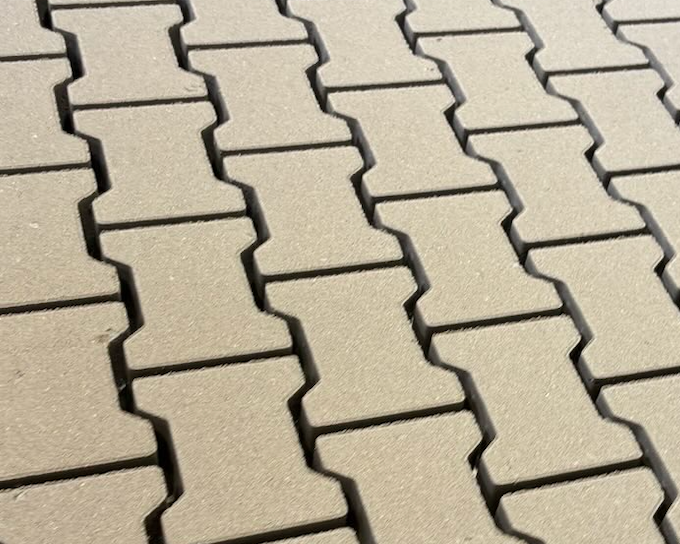
#> input picture kostka.png, 680 x 544 px
$ python task7.py
#> lines starting #> are read from the running program, lines starting #| are printed output that depends on the picture; after the words box and inside, x2 and y2 are one past the last pixel; in counts of white or black regions, pixels touching at a corner belong together
"""
7. Liczenie i raportowanie kostek
a. Na końcu całego procesu wyświetl w terminalu:
i. liczbę wykrytych kostek
ii. ich średnią szerokość i wysokość
iii. minimalny i maksymalny rozmiar
"""

import cv2

print("Loading images...")
image = cv2.imread("kostka.png")
#> image is the input picture: shape (544, 680, 3); mean B, G, R 151.5, 172.6, 182.9

if image is None:
    print("Error: Image not found.")
    exit(0)

gray_image = cv2.cvtColor(image, cv2.COLOR_BGR2GRAY)
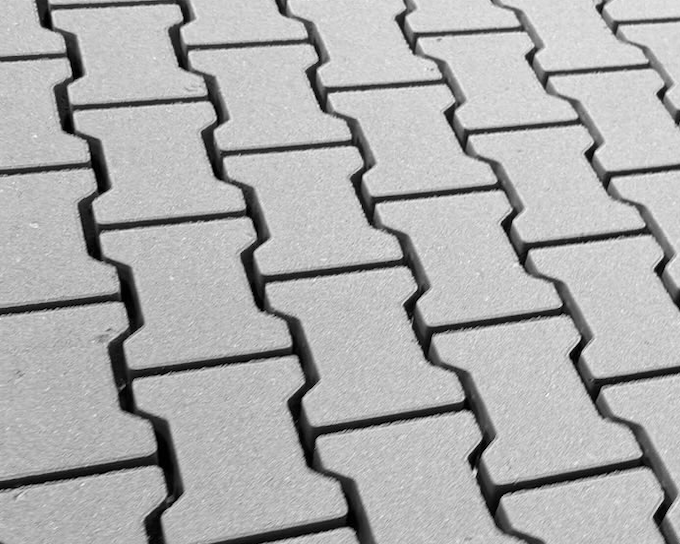
#> gray_image: shape (544, 680); min 0, max 250, mean 173.3
_, binary_image = cv2.threshold(gray_image, 140, 255, cv2.THRESH_BINARY)
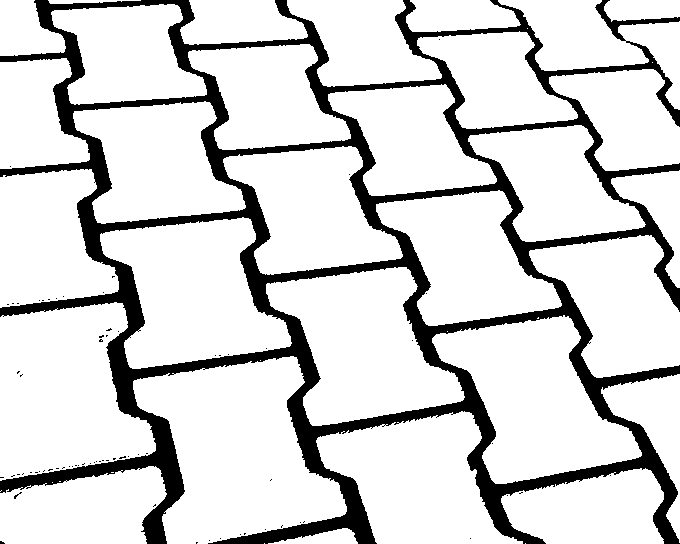
#> binary_image: shape (544, 680); 84% white; 72 black regions (71 under 20 px)

contours, _ = cv2.findContours(binary_image, cv2.RETR_EXTERNAL, cv2.CHAIN_APPROX_SIMPLE)
#> contours = 41 contours, 11 with area under 20; largest, box (x1, y1, x2, y2) and area: (133, 356, 347, 544) 24514, (0, 302, 156, 481) 19976, (432, 315, 642, 484) 18850, (266, 267, 465, 426) 18186, (100, 217, 292, 369) 17967

min_area = 500
max_area = 50000
filtered_contours = [
    contour for contour in contours if min_area < cv2.contourArea(contour) < max_area
]
#> filtered_contours = 29 contours; largest, box (x1, y1, x2, y2) and area: (133, 356, 347, 544) 24514, (0, 302, 156, 481) 19976, (432, 315, 642, 484) 18850, (266, 267, 465, 426) 18186, (100, 217, 292, 369) 17967

widths = []
heights = []
size = []

for contour in filtered_contours:
    x, y, w, h = cv2.boundingRect(contour)
    widths.append(w)
    heights.append(h)
    size.append(cv2.contourArea(contour))
#> this loop made 29 passes
#> (x, y, w, h) on passes 1 to 12: (268, 528, 90, 16), (501, 468, 163, 76), (0, 466, 167, 78), (316, 411, 207, 133), (601, 374, 79, 169), (133, 356, 214, 188), (432, 315, 210, 169), (0, 302, 156, 179), (266, 267, 199, 159), (529, 235, 151, 143), (100, 217, 192, 152), (376, 190, 186, 136)
#> after the loop, heights = 29 values, max 188 at index 5, min 16 at index 0, mean 110.6; size = 29 values, max 24514.5 at index 5, min 678.5 at index 0, mean 10483; widths = 29 values, max 214 at index 5, min 66 at index 28, mean 149.1

if widths and heights:
    avg_width = sum(widths) / len(widths)
#> avg_width = 149.1
    avg_height = sum(heights) / len(heights)
#> avg_height = 110.6
    min_size = min(size)
#> min_size = 678.5
    max_size = max(size)
#> max_size = 24514.5

    print(f"Number of detected bricks: {len(filtered_contours)}")
#| Number of detected bricks: 29
    print(f"Average width: {avg_width:.2f} px")
#| Average width: 149.14 px
    print(f"Average height: {avg_height:.2f} px")
#| Average height: 110.55 px
    print(f"Minimum size: {min_size} px")
#| Minimum size: 678.5 px
    print(f"Maximum size: {max_size} px")
#| Maximum size: 24514.5 px
else:
    print("No bricks detected.")
